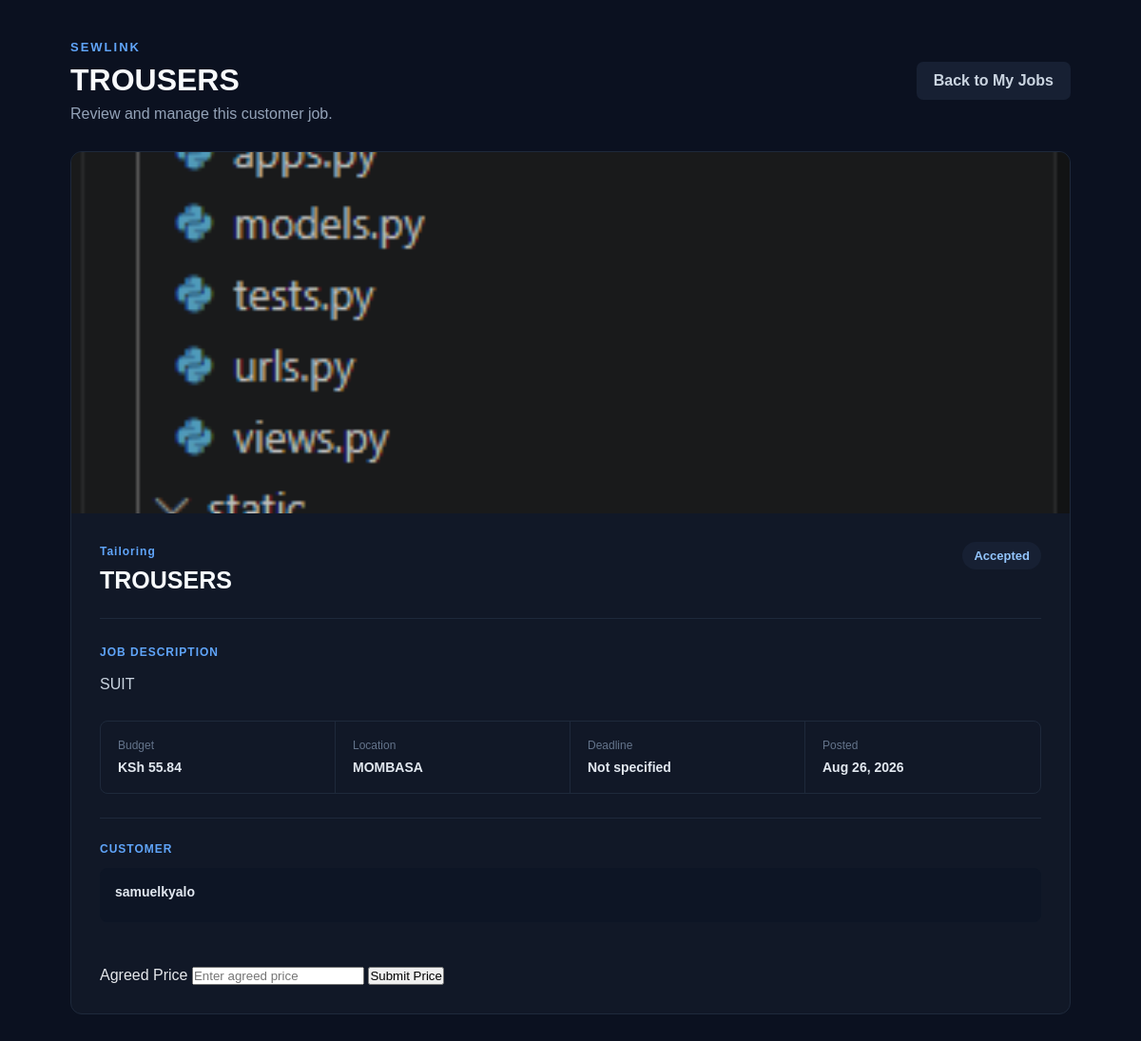
Page /jobs/tailor/jobs/3/ (signed in) on the earlier database version.
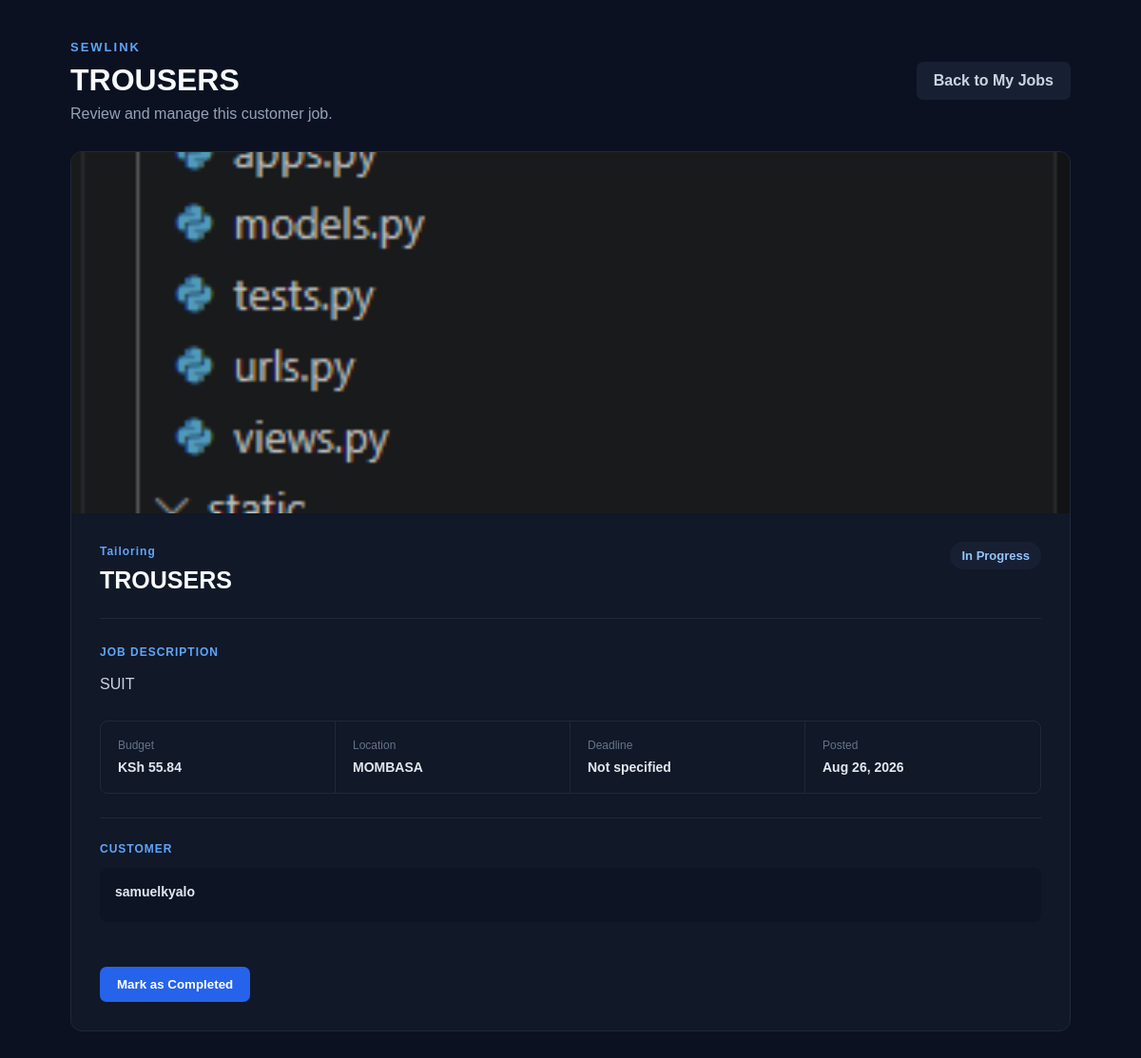
Same page on the later database version.
### JobApp/models.py (models this page shows, shortened)
class Job(models.Model):
    CATEGORY_CHOICES = [
        ('tailoring', 'Tailoring'),
        ('alteration', 'Clothing Alteration'),
        ('repair', 'Clothing Repair'),
        ('embroidery', 'Embroidery'),
        ('design', 'Clothing Design'),
        ('other', 'Other'),
    ]
    STATUS_CHOICES = [
        ('open', 'Open'),
        ('pending', 'Pending'),
        ('accepted', 'Accepted'),
        ('rejected', 'Rejected'),
        ('in_progress', 'In Progress'),
        ('completed', 'Completed'),
        ('cancelled', 'Cancelled'),
    ]
    customer = models.ForeignKey(
        CustomerProfile,
        on_delete=models.CASCADE,
        related_name='jobs'
    )
    tailor = models.ForeignKey(
        TailorProfile,
        on_delete=models.SET_NULL,
        null=True,
        blank=True,
        related_name='jobs'
    )
    service = models.ForeignKey(
        Service,
        on_delete=models.SET_NULL,
        null=True,
        blank=True,
        related_name='jobs'
    )
    title = models.CharField(max_length=200)
    description = models.TextField()
    category = models.CharField(
        max_length=30,
        choices=CATEGORY_CHOICES,
        default='tailoring'
    )
    budget = models.DecimalField(
        max_digits=10,
        decimal_places=2,
        null=True,
        blank=True
    )
    agreed_price = models.DecimalField(
        max_digits=10,
        decimal_places=2,
        null=True,
        blank=True
    )
    deadline = models.DateField(
        null=True,
        blank=True
    )
    requested_date = models.DateField(
        null=True,
        blank=True
    )
    location = models.CharField(
        max_length=150
    )
    reference_image = models.ImageField(
        upload_to='job_references/',
        blank=True,
        null=True
    )
    status = models.CharField(
        max_length=20,
        choices=STATUS_CHOICES,
        default='open'
    )
    created_at = models.DateTimeField(
        auto_now_add=True
    )
    updated_at = models.DateTimeField(
        auto_now=True
    )

### CustomerApp/models.py (models this page shows, shortened)
class CustomerProfile(models.Model):
    user = models.OneToOneField(
        User,
        on_delete=models.CASCADE,
        related_name='customer_profile'
    )
    full_name = models.CharField(max_length=150)
    phone = models.CharField(max_length=20)
    location = models.CharField(max_length=150)
    profile_picture = models.ImageField(
        upload_to='customer_profiles/',
        blank=True,
        null=True
    )
    bio = models.TextField(blank=True)
    created_at = models.DateTimeField(auto_now_add=True)

### JobApp/views.py (the view)
# urls.py: path('tailor/jobs/<int:pk>/', views.tailor_job_detail, name='tailor_job_detail'),
@login_required
def tailor_job_detail(request, pk):
    tailor = get_object_or_404(TailorProfile, user=request.user)
    job = get_object_or_404(
        Job,
        pk=pk,
        status__in=[
            'open',
            'accepted',
            'in_progress',
            'completed',
            'rejected',
        ],
    )
    return render(request, 'JobApp/tailor_job_detail.html', {
        'tailor': tailor,
        'job': job,
    })

### JobApp/templates/JobApp/tailor_job_detail.html (shortened to what the changed rows need)
{% load static %}
<!DOCTYPE html>
<html lang="en">
<head>
    <link rel="stylesheet" href="{% static 'css/tailor_job_detail.css' %}">
</head>
<body>
    <main class="page">
        <header class="header">
            <div>
                <span class="brand">SEWLINK</span>
                <h1>{{ job.title }}</h1>
                <p>Review and manage this customer job.</p>
            </div>
        </header>
        <section class="job-card">
            {% if job.reference_image %}
                <div class="job-image">
                    <img src="{{ job.reference_image.url }}" alt="{{ job.title }}">
                </div>
            {% endif %}
            <div class="job-content">
                <div class="job-header">
                    <div>
                        <span class="category">{{ job.get_category_display }}</span>
                        <h2>{{ job.title }}</h2>
                    </div>
                    <span class="status status-{{ job.status }}">
                        {{ job.get_status_display }}
                    </span>
                </div>
                <div class="section">
                    <span class="section-label">JOB DESCRIPTION</span>
                    <p>{{ job.description }}</p>
                </div>
                <div class="details">
                    <div class="detail-item">
                        <span>Budget</span>
                        <strong>
                            {% if job.budget %}
                                KSh {{ job.budget }}
                            {% else %}
                                Negotiable
                            {% endif %}
                        </strong>
                    </div>
                    <div class="detail-item">
                        <span>Location</span>
                        <strong>{{ job.location }}</strong>
                    </div>
                    <div class="detail-item">
                        <span>Posted</span>
                        <strong>{{ job.created_at|date:"M d, Y" }}</strong>
                    </div>
                </div>
                <div class="customer-section">
                    <div class="customer-info">
                        <strong>{{ job.customer.full_name }}</strong>
                    </div>
                </div>
                <div class="actions">
                    {% if job.status == 'open' %}
                        <form method="POST" action="{% url 'JobApp:accept_job' job.pk %}">
                            {% csrf_token %}
                            <button type="submit" class="accept-button">
                                Accept Job
                            </button>
                        </form>
                        <form method="POST" action="{% url 'JobApp:reject_job' job.pk %}">
                            {% csrf_token %}
                            <button type="submit" class="reject-button">
                                Reject Job
                            </button>
                        </form>
                    {% elif job.status == 'accepted' %}
    {% if not job.agreed_price %}
        <form method="POST" action="{% url 'JobApp:propose_price' job.pk %}" class="price-form">
            <label for="agreed_price">
                Agreed Price
            </label>
            <input
                type="number"
                name="agreed_price"
                id="agreed_price"
                min="1"
                step="0.01"
                placeholder="Enter agreed price"
                required
            >
            <button type="submit" class="price-button">
                Submit Price
            </button>
        </form>
    {% endif %}
                    {% elif job.status == 'in_progress' %}
                        <form method="POST" action="{% url 'JobApp:complete_job' job.pk %}">
                            <button type="submit" class="complete-button">
                                Mark as Completed
                            </button>
                        </form>
                    {% elif job.status == 'completed' %}
                        <p class="completed-message">
                            This job has been completed.
                        </p>
                    {% elif job.status == 'rejected' %}
                        <p class="rejected-message">
                            This job was rejected.
                        </p>
                    {% endif %}
                </div>
            </div>
        </section>
    </main>
</body>
</html>

Differences in the rows shown:
changed Job "TROUSERS": status "Accepted" → "In Progress"
Other differences:
text no longer shown: "Agreed Price Submit Price"
text now shown: "Mark as Completed"
